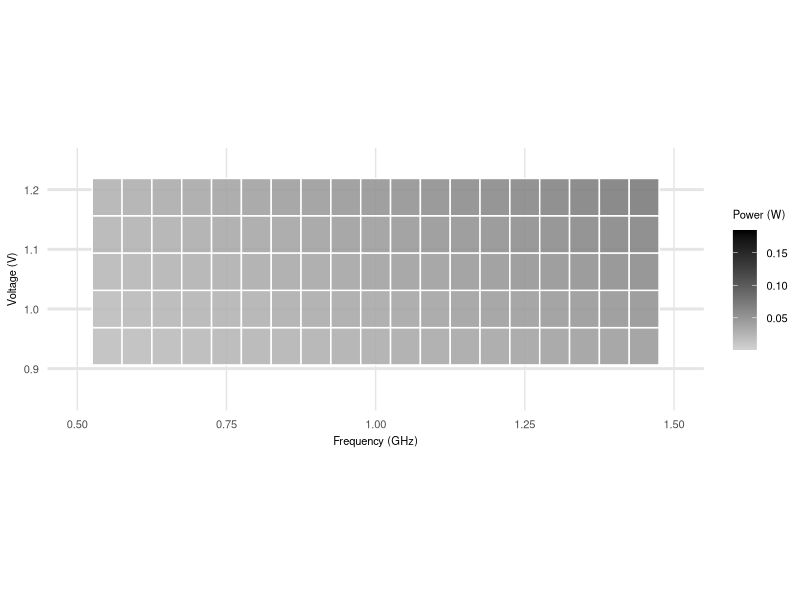
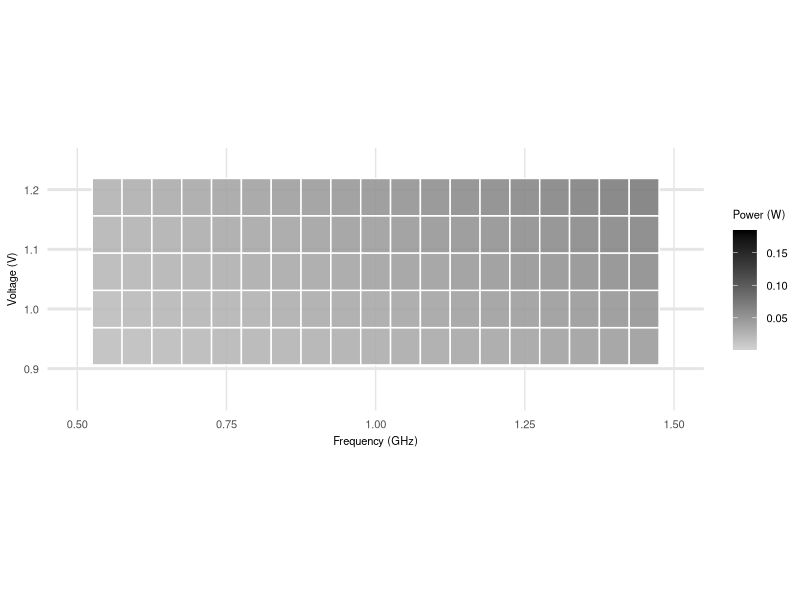
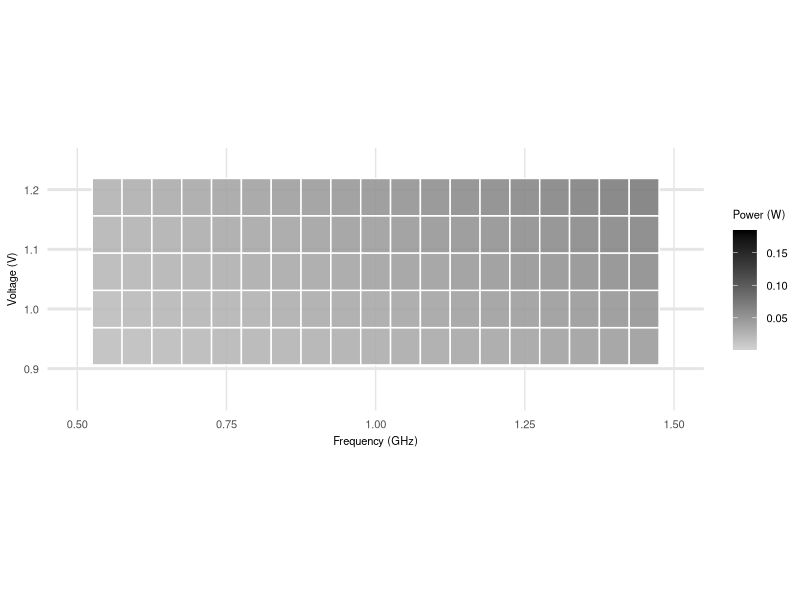

Source code (R) for these figures, in order:
# Load necessary libraries
library(ggplot2)
library(reshape2) # For melt function

# Read the z matrix from the CSV file
z <- as.matrix(read.csv("fig/boundaries_conditions/dcc/z_matrix.csv", header = FALSE))

# Define x and y vectors as in the Julia script for correct data mapping
x_julia <- seq(0.25, 1.5, by = 0.05)
y_julia <- x_julia * 1.25

# Assign dimnames for melting
dimnames(z) <- list(x_julia, y_julia)

# Melt the matrix into a long format data frame for ggplot2
df_plot <- melt(z, varnames = c("X", "Y"), value.name = "Value")


# Create the heatmap plot
heatmap_plot <- ggplot(df_plot, aes(x = X, y = Y, fill = Value)) +
  geom_tile(color = "white", linewidth = 0.5, alpha = 0.9) + # Use geom_tile for heatmap with white grid and less transparency
  scale_fill_gradient(low = "lightgrey", high = "black") + # Use a grayscale color scheme
  labs(
    x = "Frequency (GHz)",
    y = "Voltage (V)",
    fill = "Power (W)"
  ) +
  xlim(0.5, 1.5) +
  ylim(0.85, 1.25) +
  theme_minimal(base_size = 14) + # Increase base font size
  theme(
    # axis.title = element_text(face = "bold"),
    # legend.title = element_text(face = "bold"),
    legend.title = element_text(size = 8),
    # legend.title = element_blank(), # Larger legend title
    legend.text = element_text(size = 8), # Larger legend text
    axis.title = element_text(size = 8), # Axis titles bigger
    axis.text = element_text(size = 8), # Axis labels bigger
    legend.background = element_rect(fill = "transparent", color = NA),
    plot.title = element_blank(), # Title size and bold
    panel.grid.major = element_line(linewidth = 0.5, color = "gray90"), # Lighter grid lines
    panel.grid.minor = element_blank(), # No minor grid lines
    plot.margin = margin(2, 2, 5, 5), # Reduce margin around the plot
    panel.grid.major.y = element_line(linewidth = 1)
  ) +
  coord_fixed(ratio = 1) # Ensure aspect ratio is fixed

# Print the plot to the default device (e.g., RStudio Plots pane)
print(heatmap_plot)

# Optionally, save the plot to a file
ggsave("fig/boundaries_conditions/dcc/dvfs_heatmap.pdf", plot = heatmap_plot, width = 4, height = 4)
ggsave("fig/boundaries_conditions/dcc/dvfs_heatmap.png", plot = heatmap_plot, width = 4, height = 4, dpi = 300)

cat("Heatmap plot saved as dvfs_heatmap.pdf and dvfs_heatmap.png in fig/boundaries_conditions/dcc/\n")
